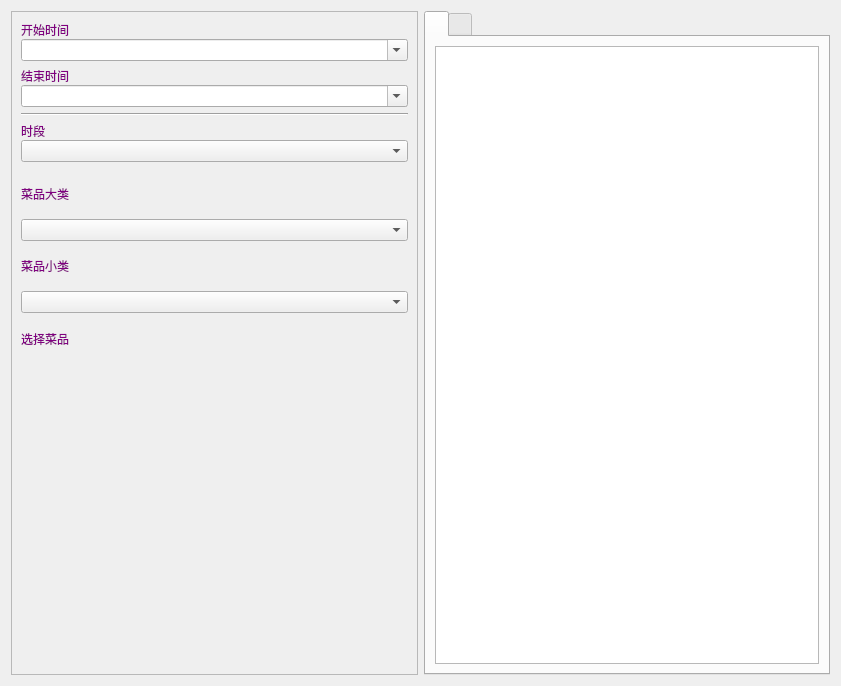
<?xml version="1.0" encoding="UTF-8"?>
<ui version="4.0">
 <class>w_rpt_report_daymonweekanalysis_Dialog</class>
 <widget class="QDialog" name="w_rpt_report_daymonweekanalysis_Dialog">
  <property name="geometry">
   <rect>
    <x>0</x>
    <y>0</y>
    <width>841</width>
    <height>686</height>
   </rect>
  </property>
  <property name="windowTitle">
   <string>Dialog</string>
  </property>
  <layout class="QHBoxLayout" name="horizontalLayout" stretch="0,0">
   <item>
    <widget class="QFrame" name="frame">
     <property name="minimumSize">
      <size>
       <width>0</width>
       <height>0</height>
      </size>
     </property>
     <property name="maximumSize">
      <size>
       <width>16777215</width>
       <height>16777215</height>
      </size>
     </property>
     <property name="frameShape">
      <enum>QFrame::StyledPanel</enum>
     </property>
     <property name="frameShadow">
      <enum>QFrame::Raised</enum>
     </property>
     <layout class="QVBoxLayout" name="verticalLayout_8" stretch="0,0,0,0,0,0,0">
      <property name="leftMargin">
       <number>9</number>
      </property>
      <property name="rightMargin">
       <number>9</number>
      </property>
      <item>
       <layout class="QVBoxLayout" name="verticalLayout_5">
        <property name="spacing">
         <number>0</number>
        </property>
        <item>
         <widget class="QLabel" name="label">
          <property name="styleSheet">
           <string notr="true">color:purple;</string>
          </property>
          <property name="text">
           <string>开始时间</string>
          </property>
         </widget>
        </item>
        <item>
         <widget class="lds_ComboBox" name="comboBox_start">
          <property name="editable">
           <bool>true</bool>
          </property>
         </widget>
        </item>
       </layout>
      </item>
      <item>
       <layout class="QVBoxLayout" name="verticalLayout_6">
        <property name="spacing">
         <number>0</number>
        </property>
        <item>
         <widget class="QLabel" name="label_2">
          <property name="styleSheet">
           <string notr="true">color:purple;</string>
          </property>
          <property name="text">
           <string>结束时间</string>
          </property>
         </widget>
        </item>
        <item>
         <widget class="lds_ComboBox" name="comboBox_end">
          <property name="editable">
           <bool>true</bool>
          </property>
         </widget>
        </item>
       </layout>
      </item>
      <item>
       <widget class="Line" name="line">
        <property name="orientation">
         <enum>Qt::Horizontal</enum>
        </property>
       </widget>
      </item>
      <item>
       <layout class="QVBoxLayout" name="verticalLayout_7">
        <property name="spacing">
         <number>0</number>
        </property>
        <item>
         <widget class="QLabel" name="label_3">
          <property name="styleSheet">
           <string notr="true">color:purple;</string>
          </property>
          <property name="text">
           <string>时段</string>
          </property>
         </widget>
        </item>
        <item>
         <widget class="lds_ComboBox" name="comboBox_period">
          <property name="editable">
           <bool>false</bool>
          </property>
         </widget>
        </item>
       </layout>
      </item>
      <item>
       <widget class="QStackedWidget" name="stackedWidget">
        <property name="currentIndex">
         <number>0</number>
        </property>
        <widget class="QWidget" name="page">
         <layout class="QVBoxLayout" name="verticalLayout_3">
          <property name="spacing">
           <number>0</number>
          </property>
          <property name="leftMargin">
           <number>0</number>
          </property>
          <property name="topMargin">
           <number>0</number>
          </property>
          <property name="rightMargin">
           <number>0</number>
          </property>
          <property name="bottomMargin">
           <number>0</number>
          </property>
          <item>
           <widget class="QLabel" name="label_7">
            <property name="styleSheet">
             <string notr="true">color:purple;</string>
            </property>
            <property name="text">
             <string>菜品大类</string>
            </property>
           </widget>
          </item>
          <item>
           <widget class="lds_ComboBox" name="comboBox_series"/>
          </item>
          <item>
           <widget class="QLabel" name="label_4">
            <property name="styleSheet">
             <string notr="true">color:purple;</string>
            </property>
            <property name="text">
             <string>菜品小类</string>
            </property>
           </widget>
          </item>
          <item>
           <widget class="lds_ComboBox" name="comboBox_type"/>
          </item>
          <item>
           <widget class="QLabel" name="label_6">
            <property name="styleSheet">
             <string notr="true">color:purple;</string>
            </property>
            <property name="text">
             <string>选择菜品</string>
            </property>
           </widget>
          </item>
          <item>
           <widget class="lds_selectgoods" name="selectgoods" native="true"/>
          </item>
         </layout>
        </widget>
        <widget class="QWidget" name="page_2">
         <layout class="QVBoxLayout" name="verticalLayout_2">
          <property name="spacing">
           <number>0</number>
          </property>
          <property name="leftMargin">
           <number>0</number>
          </property>
          <property name="topMargin">
           <number>0</number>
          </property>
          <property name="rightMargin">
           <number>0</number>
          </property>
          <property name="bottomMargin">
           <number>0</number>
          </property>
         </layout>
        </widget>
       </widget>
      </item>
      <item>
       <widget class="lds_toolbar" name="widget" native="true"/>
      </item>
      <item>
       <spacer name="verticalSpacer">
        <property name="orientation">
         <enum>Qt::Vertical</enum>
        </property>
        <property name="sizeHint" stdset="0">
         <size>
          <width>20</width>
          <height>40</height>
         </size>
        </property>
       </spacer>
      </item>
     </layout>
    </widget>
   </item>
   <item>
    <widget class="QTabWidget" name="tabWidget">
     <property name="currentIndex">
      <number>0</number>
     </property>
     <widget class="QWidget" name="tab">
      <attribute name="title">
       <string/>
      </attribute>
      <layout class="QVBoxLayout" name="verticalLayout_4">
       <item>
        <widget class="lds_tableview_sum" name="tableView"/>
       </item>
      </layout>
     </widget>
     <widget class="QWidget" name="tab_2">
      <attribute name="title">
       <string/>
      </attribute>
      <layout class="QVBoxLayout" name="verticalLayout">
       <item>
        <widget class="lds_tableview_sum" name="tableView_2"/>
       </item>
      </layout>
     </widget>
    </widget>
   </item>
  </layout>
 </widget>
 <customwidgets>
  <customwidget>
   <class>lds_toolbar</class>
   <extends>QFrame</extends>
   <header>lds_toolbar.h</header>
   <container>1</container>
  </customwidget>
  <customwidget>
   <class>lds_tableview_sum</class>
   <extends>QTableView</extends>
   <header>lds_tableview_sum.h</header>
  </customwidget>
  <customwidget>
   <class>lds_ComboBox</class>
   <extends>QComboBox</extends>
   <header>lds_combobox.h</header>
  </customwidget>
  <customwidget>
   <class>lds_selectgoods</class>
   <extends>QWidget</extends>
   <header>lds_selectgoods.h</header>
   <container>1</container>
   <slots>
    <signal>okstr1(QString)</signal>
   </slots>
  </customwidget>
 </customwidgets>
 <resources/>
 <connections>
  <connection>
   <sender>tabWidget</sender>
   <signal>currentChanged(int)</signal>
   <receiver>stackedWidget</receiver>
   <slot>setCurrentIndex(int)</slot>
   <hints>
    <hint type="sourcelabel">
     <x>311</x>
     <y>26</y>
    </hint>
    <hint type="destinationlabel">
     <x>137</x>
     <y>367</y>
    </hint>
   </hints>
  </connection>
 </connections>
</ui>
